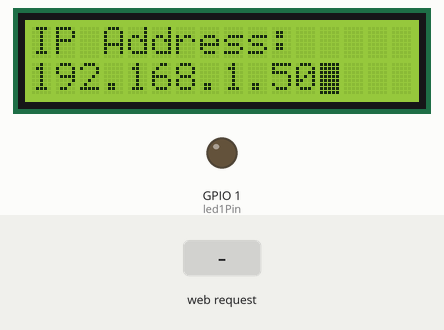
Recording of a sketch running on a simulated ESP8266 (NodeMCU). Shown: 16×2 character LCD, output pins drawn as LEDs (lit = HIGH). The test bench sets the inputs (shaded band). WiFi joins after 1.5 s; servers stay silent unless stated; what the sketch prints to the serial monitor is not drawn.

Above: at 2.7 s.
2.8 s: HTTP request GET /led1on received
At 3.6 s:
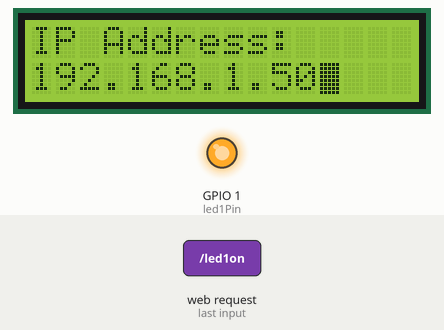
4.3 s: HTTP request GET / received
At 4.7 s:
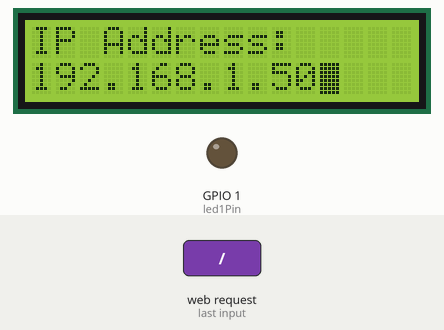
Timing chart, 0 to 7.3 s (numbered marks = the images above; inputs shaded):
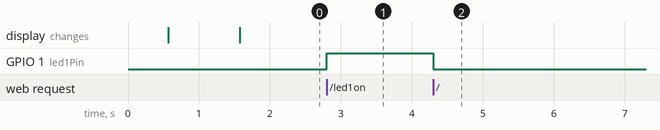

Measured:
- after the input at 2.8 s, GPIO 1 (led1Pin): LOW → HIGH at once
- after the input at 4.3 s, GPIO 1 (led1Pin): HIGH → LOW at once

The sketch:

webServerON_display.ino
```cpp
#include <ESP8266WiFi.h>
#include <ESP8266WebServer.h>
#include <LiquidCrystal.h>
ESP8266WebServer server(80);

const char* ssid = "robotica"; //Enter Wi-Fi SSID
const char* password =  "robotica"; //Enter Wi-Fi Password


int led1Pin = D10;
int led2Pin = D11;
int led3Pin = D12;
int led4Pin = D13;


bool LED1status = LOW;
bool LED2status = LOW;
bool LED3status = LOW;
bool LED4status = LOW;


int rs = D5;
int enable = D4;
int d4 = D9;
int d5 = D8;
int d6 = D7;
int d7 = D6;

LiquidCrystal lcd(rs,enable,d4, d5, d6, d7);
// Creates an LC object. Parameters: (rs, enable, d4, d5, d6, d7)


void setup() {
  lcd.begin(16, 2);
  Serial.begin(115200); //Begin Serial at 115200 Baud
  WiFi.begin(ssid, password);  //Connect to the WiFi network
  pinMode(led1Pin,OUTPUT);
  pinMode(led2Pin,OUTPUT);
  pinMode(led3Pin,OUTPUT);
  pinMode(led4Pin,OUTPUT);

  while (WiFi.status() != WL_CONNECTED) {  //Wait for connection
      delay(500);
      Serial.println("Waiting to connect...");
      ///from here on, only for WiFi    lcd.clear();
      lcd.print("Connecting...");
      delay(1000);
      lcd.cursor();
      lcd.blink();
  }

  Serial.print("IP address: ");
  Serial.println(WiFi.localIP());  //Print the local IP

  lcd.clear();
  lcd.print("IP Address:");
  lcd.setCursor(0, 2); ///  Move to Next line
  lcd.print(WiFi.localIP());

  server.on("/", handle_index); //Handle Index page// front page or main web page

  server.on("/led1on", handle_led1on);
  server.on("/led1off", handle_led1off);

  server.on("/led2on", handle_led2on);
  server.on("/led2off", handle_led2off);

  server.on("/led3on", handle_led3on);
  server.on("/led3off", handle_led3off);

  server.on("/led4on", handle_led4on);
  server.on("/led4off", handle_led4off);

  server.begin(); //Start the server
  Serial.println("Server listening");
}

void loop()
{
  server.handleClient(); //Handling of incoming client requests
  if(LED1status)
  {digitalWrite(led1Pin, HIGH);}
  else
  {digitalWrite(led1Pin, LOW);}

  if(LED2status)
  {digitalWrite(led2Pin, HIGH);}
  else
  {digitalWrite(led2Pin, LOW);}
  if(LED3status)
  {digitalWrite(led3Pin, HIGH);}
  else
  {digitalWrite(led3Pin, LOW);}

  if(LED4status)
  {digitalWrite(led4Pin, HIGH);}
  else
  {digitalWrite(led4Pin, LOW);}
}

void handle_index() {
  //Print Hello at opening homepage
  LED1status = LOW;
  LED2status = LOW;
  LED3status = LOW;
  LED4status = LOW;
  //Serial.println("GPIO7 Status: OFF | GPIO6 Status: OFF");
  server.send(200, "text/html", SendHTML(false,LED2status,LED3status,LED4status));
}

void handle_led1on() {
  LED1status = HIGH;
  Serial.println("GPIO5 Status: ON");
  server.send(200, "text/html", SendHTML(true,LED2status,LED3status,LED4status));
}

void handle_led1off() {
  LED1status = LOW;
  Serial.println("GPIO5 Status: OFF");
  server.send(200, "text/html", SendHTML(false,LED2status,LED3status,LED4status));
}
/////////////////////////////////////
void handle_led2on() {
  LED2status = HIGH;
  Serial.println("GPIO6 Status: ON");
  server.send(200, "text/html", SendHTML(LED1status,true,LED3status,LED4status));
}

void handle_led2off() {
  LED2status = LOW;
  Serial.println("GPIO6 Status: OFF");
  server.send(200, "text/html", SendHTML(LED1status,false,LED3status,LED4status));
}
/////////////////////////////////////
void handle_led3on() {
  LED3status = HIGH;
  Serial.println("GPIO7 Status: ON");
  server.send(200, "text/html", SendHTML(LED1status,LED2status,true,LED4status));
}

void handle_led3off() {
  LED3status = LOW;
  Serial.println("GPIO7 Status: OFF");
  server.send(200, "text/html", SendHTML(LED1status,LED2status,false,LED4status));
}
/////////////////////////////////////
void handle_led4on() {
  LED4status = HIGH;
  Serial.println("GPIO8 Status: ON");
  server.send(200, "text/html", SendHTML(LED1status,LED2status,LED3status,true));
}

void handle_led4off() {
  LED4status = LOW;
  Serial.println("GPIO8 Status: OFF");
  server.send(200, "text/html", SendHTML(LED1status,LED2status,LED3status,false));
}

String SendHTML(bool led1stat,bool led2stat,bool led3stat,bool led4stat){
  String ptr = "<!DOCTYPE html> <html>\n";
  ptr +="<head><meta name=\"viewport\" content=\"width=device-width, initial-scale=1.0, user-scalable=no\">\n";
  ptr +="<title>LED Control</title>\n";
  ptr +="<style>html { font-family: Helvetica; display: inline-block; margin: 0px auto; text-align: center;}\n";
  ptr +="body{margin-top: 50px;} h1 {color: #444444;margin: 50px auto 30px;} h3 {color: #444444;margin-bottom: 50px;}\n";
  ptr +=".button {display: block;width: 80px;background-color: #1abc9c;border: none;color: white;padding: 13px 30px;text-decoration: none;font-size: 25px;margin: 0px auto 35px;cursor: pointer;border-radius: 4px;}\n";
  ptr +=".button-on {background-color: #1abc9c;}\n";
  ptr +=".button-on:active {background-color: #16a085;}\n";
  ptr +=".button-off {background-color: #34495e;}\n";
  ptr +=".button-off:active {background-color: #2c3e50;}\n";
  //ptr +="p {font-size: 14px;color: #888;margin-bottom: 10px;}\n";
  ptr +="p {font-size: 12px;color: #888;margin-bottom: 8px;}\n";
  ptr +="</style>\n";
  ptr +="</head>\n";
  ptr +="<body>\n";
  ptr +="<h1>ULEAM Ext El Carmen</h1>\n";
  //ptr +="<h2>Software Engineering</h2>\n";
  //ptr +="<h3>Using Station Mode (STA)</h3>\n";
  ptr +="<h2>ROBOTICS CLUB</h2>\n";
  ptr +="<h3>CONTROL DE LUCES EN VIVIENDA</h3>\n";
  ptr +="<h4>CESAR SINCHIGUANO</h4>\n";
  ptr +="<h5>MSc in Robotics and Cybernetics</h5>\n";

  if(led1stat)
  {ptr +="<p>DORMITORIO MASTER Status: ON</p><a class=\"button button-off\" href=\"/led1off\">OFF</a>\n";}
  else
  {ptr +="<p>DORMITORIO MASTER Status: OFF</p><a class=\"button button-on\" href=\"/led1on\">ON</a>\n";}

  if(led2stat)
  {ptr +="<p>SANITARIO Status: ON</p><a class=\"button button-off\" href=\"/led2off\">OFF</a>\n";}
  else
  {ptr +="<p>SANITARIO Status: OFF</p><a class=\"button button-on\" href=\"/led2on\">ON</a>\n";}

  if(led3stat)
  {ptr +="<p>VENTILADOR Status: ON</p><a class=\"button button-off\" href=\"/led3off\">OFF</a>\n";}
  else
  {ptr +="<p>VENTILADOR Status: OFF</p><a class=\"button button-on\" href=\"/led3on\">ON</a>\n";}

  if(led4stat)
  {ptr +="<p>CARGADOR Status: ON</p><a class=\"button button-off\" href=\"/led4off\">OFF</a>\n";}
  else
  {ptr +="<p>CARGADOR Status: OFF</p><a class=\"button button-on\" href=\"/led4on\">ON</a>\n";}

  ptr +="</body>\n";
  ptr +="</html>\n";

  return ptr;
}
```
